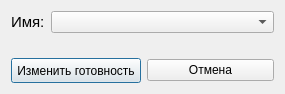
<?xml version="1.0" encoding="UTF-8"?>
<ui version="4.0">
 <class>ChangeReadyDialog</class>
 <widget class="QDialog" name="ChangeReadyDialog">
  <property name="geometry">
   <rect>
    <x>0</x>
    <y>0</y>
    <width>285</width>
    <height>94</height>
   </rect>
  </property>
  <property name="windowTitle">
   <string>Изменение готовности</string>
  </property>
  <layout class="QVBoxLayout" name="verticalLayout">
   <item>
    <layout class="QFormLayout" name="formLayout">
     <item row="0" column="0">
      <widget class="QLabel" name="labelReadyStatus">
       <property name="font">
        <font>
         <pointsize>11</pointsize>
        </font>
       </property>
       <property name="text">
        <string>Имя:</string>
       </property>
      </widget>
     </item>
     <item row="0" column="1">
      <widget class="QComboBox" name="editItems"/>
     </item>
    </layout>
   </item>
   <item>
    <layout class="QHBoxLayout" name="buttonLayout">
     <item>
      <widget class="QPushButton" name="okButton">
       <property name="minimumSize">
        <size>
         <width>130</width>
         <height>25</height>
        </size>
       </property>
       <property name="maximumSize">
        <size>
         <width>137</width>
         <height>25</height>
        </size>
       </property>
       <property name="text">
        <string>Изменить готовность</string>
       </property>
      </widget>
     </item>
     <item>
      <widget class="QPushButton" name="cancelButton">
       <property name="text">
        <string>Отмена</string>
       </property>
      </widget>
     </item>
    </layout>
   </item>
  </layout>
 </widget>
 <resources/>
 <connections/>
</ui>
